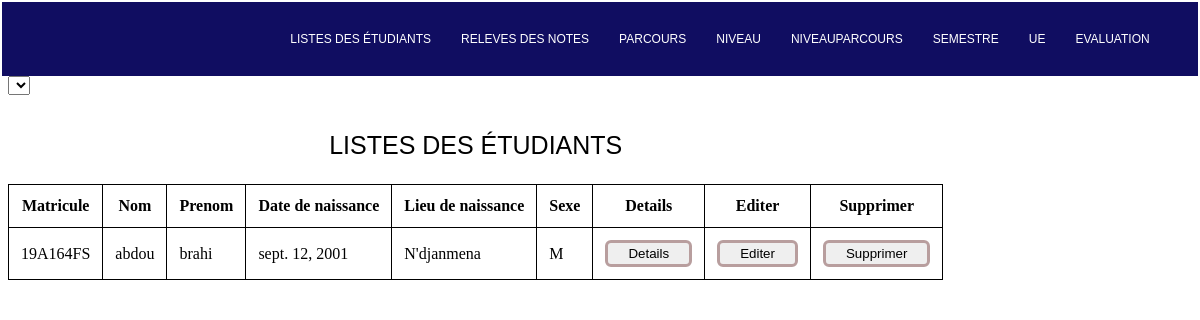
Page /etudiant/details/15 on the committed database.
### etudiant/models.py (models this page shows, shortened)
class EtudiantModel(models.Model):
    matricule = models.CharField(max_length = 112,null=True)
    nom = models.CharField(max_length = 200,null=True)
    prenom = models.CharField(max_length = 200,null=True)
    date_naissance = models.DateField(auto_now_add = False)
    lieu_naissance = models.CharField(max_length = 200,null=True)
    nationnalite = models.CharField(max_length = 200,null=True)
    code_p_n = models.ForeignKey(ParcoursNiveauModel, on_delete=models.CASCADE)
    choix=(
        ('M','Masculin'),
        ('F','Feminin'),
    )
    sexe = models.CharField(max_length=1,choices=choix)
    class Meta:
        ordering = ['nom']

### etudiant/views.py (the view)
# urls.py: path('details/<str:pk>',details_views,name='details'),
def details_views(request,pk):
    etudiant = EtudiantModel.objects.get(id=pk)
    context = {
        'etudiant':etudiant
    }
    return render(request,'details.html',context)

### etudiant/templates/details.html (shortened to what this page needs)
{% extends 'base.html' %}  {% block content %}
<div class="container">
    <div class="tbaleau1">
        <table>
            <caption>Listes des étudiants</caption>
            <select name="niveauParcours" id="niveauParcours">
                <option value="niveauParcours"></option>
                <option value="niveauParcours"></option>
            </select>
            <thead>
                <tr>
                    <th>Matricule</th>
                    <th>Nom</th>
                    <th>Prenom</th>
                    <th>Date de naissance</th>
                    <th>Lieu de naissance</th>
                    <th>Sexe</th>
                    <th>Details</th>
                    <th>Editer</th>
                    <th>Supprimer</th>
                </tr>
            </thead>
            <tbody>
                <tr>
                    <td>{{ etudiant.matricule}}</td>
                    <td>{{ etudiant.nom }}</td>
                    <td>{{ etudiant.prenom }}</td>
                    <td>{{ etudiant.date_naissance }}</td>
                    <td>{{ etudiant.lieu_naissance }}</td>
                    <td>{{ etudiant.sexe }}</td>
                    <td><button><a href="{% url 'details' etudiant.id %}">Details</a></button></td>
                    <td><button><a href="{% url 'modifier' etudiant.id %}">Editer</a></button></td>
                    <td><button><a href="{% url 'supprimer' etudiant.id %}">supprimer</a></button></td>
                </tr>
            </tbody>
        </table>
    </div>
</div>
{% endblock %}

### etudiant/templates/details.html (style rules this page uses)
table { border-collapse: collapse; }
caption { text-transform: uppercase; font-family: Arial, Helvetica, sans-serif; font-size: 25px; margin-top: 3vw; margin-bottom: 2vw; }
td, th { border: 1px solid black; padding: 1vw; }
a { text-decoration: none; text-transform: capitalize; color: black; }
.container { display: flex; }
button { border: 3px solid #B89E9E; border-radius: 0.5vw; padding: 3px 20px; }

### rows in the picture
EtudiantModel: matricule "19A164FS", nom "abdou", prenom "brahi", date_naissance "sept. 12, 2001", lieu_naissance "N'djanmena", sexe "M"
